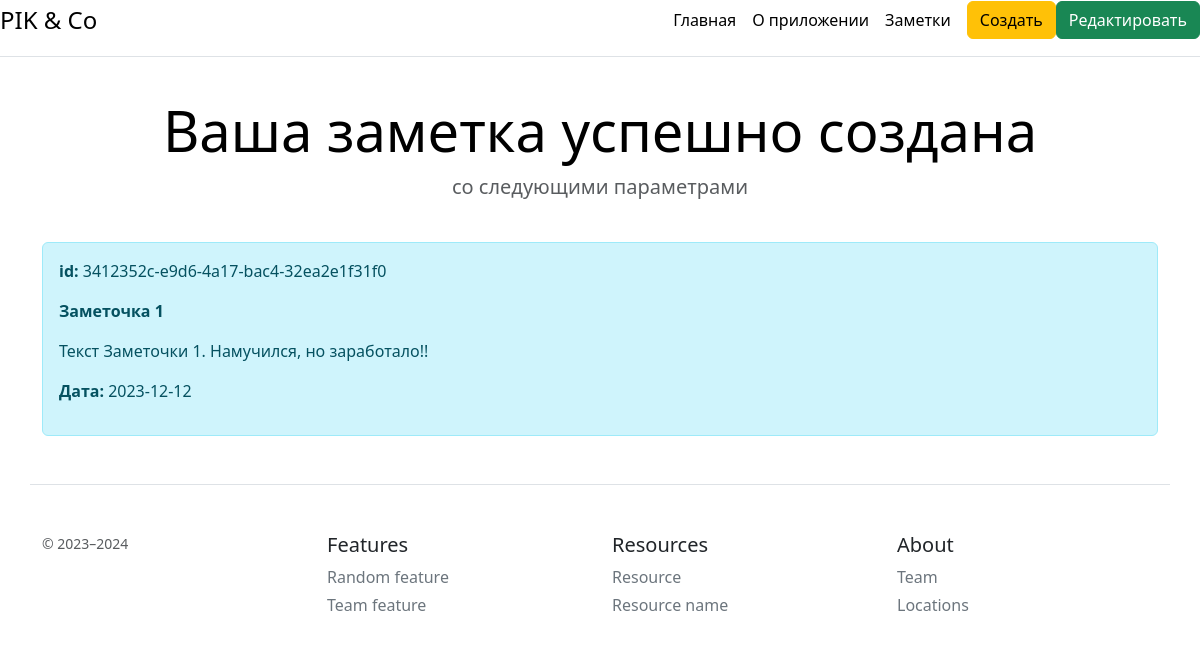
The app's page /about_note/3412352c-e9d6-4a17-bac4-32ea2e1f31f0 with its own data.
### models.py (models this page shows, shortened)
class Base(DeclarativeBase):
    pass

class Note(Base):
    __tablename__ = "note"
    uuid = Column(String(36), primary_key=True, default=lambda: str(uuid.uuid4()))
    title = Column(String(200), nullable=False)
    content = Column(Text, nullable=False)
    created_at = Column(DateTime, default=datetime.utcnow)

### app.py (the view)
@app.route('/about_note/<uuid>')
def post_about(uuid):
    note = get_note(uuid)
    return render_template('note_about.html', note=note)

### crud.py (called while the page is built)
def get_note(uuid: str) -> Note:
    with session() as conn:
        query = select(Note).where(Note.uuid == uuid)
        return conn.execute(query).scalar_one()

### templates/note_about.html (shortened to what this page needs)
{% extends "base.html" %}
{% block content %}
<div class='container'>
	<div class="pricing-header p-3 pb-md-4 mx-auto text-center">
      <h1 class="display-4 fw-normal text-body-emphasis">Ваша заметка успешно создана</h1>
      <p class="fs-5 text-body-secondary">со следующими параметрами</p>
    </div>
    <div class="alert alert-info">
        <p><b>id:</b> {{ note.uuid }}</p>
        <p><b>{{ note.title }}</b></p>
        <p> {{ note.content }}</p>
        <p><b>Дата:</b> {{ note.created_at.date() }}</p>
    </div>
</div>
{% endblock %}

### records on screen
Note: uuid "3412352c-e9d6-4a17-bac4-32ea2e1f31f0", title "Заметочка 1", content "Текст Заметочки 1. Намучился, но заработало!!", created_at "2023-12-12"
